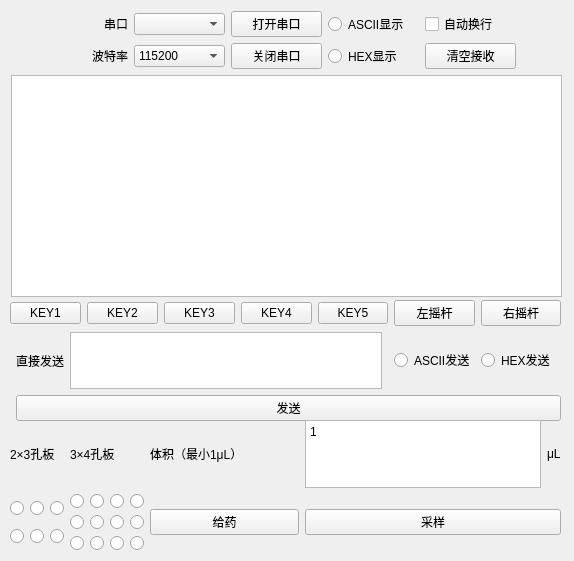
<?xml version="1.0" encoding="UTF-8"?>
<ui version="4.0">
 <class>Widget</class>
 <widget class="QWidget" name="Widget">
  <property name="geometry">
   <rect>
    <x>0</x>
    <y>0</y>
    <width>574</width>
    <height>561</height>
   </rect>
  </property>
  <property name="windowTitle">
   <string>Widget</string>
  </property>
  <widget class="QWidget" name="widget" native="true">
   <property name="geometry">
    <rect>
     <x>11</x>
     <y>11</y>
     <width>551</width>
     <height>286</height>
    </rect>
   </property>
   <layout class="QGridLayout" name="gridLayout_3">
    <item row="0" column="5">
     <widget class="QCheckBox" name="checkBox_displayNewline">
      <property name="text">
       <string>自动换行</string>
      </property>
     </widget>
    </item>
    <item row="1" column="2">
     <widget class="QComboBox" name="comBox_uartDps">
      <item>
       <property name="text">
        <string>115200</string>
       </property>
      </item>
      <item>
       <property name="text">
        <string>9600</string>
       </property>
      </item>
     </widget>
    </item>
    <item row="1" column="3">
     <widget class="QPushButton" name="pushButton_uartDisconnect">
      <property name="text">
       <string>关闭串口</string>
      </property>
     </widget>
    </item>
    <item row="0" column="2">
     <widget class="MyComboBox" name="comBox_uartPort"/>
    </item>
    <item row="0" column="1">
     <widget class="QLabel" name="label">
      <property name="text">
       <string>串口</string>
      </property>
      <property name="alignment">
       <set>Qt::AlignRight|Qt::AlignTrailing|Qt::AlignVCenter</set>
      </property>
     </widget>
    </item>
    <item row="1" column="0">
     <spacer name="horizontalSpacer_2">
      <property name="orientation">
       <enum>Qt::Horizontal</enum>
      </property>
      <property name="sizeType">
       <enum>QSizePolicy::Fixed</enum>
      </property>
      <property name="sizeHint" stdset="0">
       <size>
        <width>20</width>
        <height>20</height>
       </size>
      </property>
     </spacer>
    </item>
    <item row="1" column="1">
     <widget class="QLabel" name="label_2">
      <property name="text">
       <string>波特率</string>
      </property>
      <property name="alignment">
       <set>Qt::AlignRight|Qt::AlignTrailing|Qt::AlignVCenter</set>
      </property>
     </widget>
    </item>
    <item row="1" column="4">
     <widget class="QRadioButton" name="radioButton_displayHEX">
      <property name="text">
       <string>HEX显示</string>
      </property>
     </widget>
    </item>
    <item row="0" column="4">
     <widget class="QRadioButton" name="radioButton_displayASCII">
      <property name="text">
       <string>ASCII显示</string>
      </property>
     </widget>
    </item>
    <item row="0" column="0">
     <spacer name="horizontalSpacer">
      <property name="orientation">
       <enum>Qt::Horizontal</enum>
      </property>
      <property name="sizeType">
       <enum>QSizePolicy::Fixed</enum>
      </property>
      <property name="sizeHint" stdset="0">
       <size>
        <width>20</width>
        <height>20</height>
       </size>
      </property>
     </spacer>
    </item>
    <item row="1" column="5">
     <widget class="QPushButton" name="pushButton_clear_TBinput">
      <property name="text">
       <string>清空接收</string>
      </property>
     </widget>
    </item>
    <item row="0" column="3">
     <widget class="QPushButton" name="pushButton_uartConnect">
      <property name="text">
       <string>打开串口</string>
      </property>
     </widget>
    </item>
    <item row="0" column="6">
     <spacer name="horizontalSpacer_3">
      <property name="orientation">
       <enum>Qt::Horizontal</enum>
      </property>
      <property name="sizeType">
       <enum>QSizePolicy::Fixed</enum>
      </property>
      <property name="sizeHint" stdset="0">
       <size>
        <width>40</width>
        <height>20</height>
       </size>
      </property>
     </spacer>
    </item>
    <item row="1" column="6">
     <spacer name="horizontalSpacer_4">
      <property name="orientation">
       <enum>Qt::Horizontal</enum>
      </property>
      <property name="sizeType">
       <enum>QSizePolicy::Fixed</enum>
      </property>
      <property name="sizeHint" stdset="0">
       <size>
        <width>40</width>
        <height>20</height>
       </size>
      </property>
     </spacer>
    </item>
    <item row="2" column="0" colspan="7">
     <widget class="QTextBrowser" name="textBrowser_intput"/>
    </item>
   </layout>
  </widget>
  <widget class="QWidget" name="widget_2" native="true">
   <property name="geometry">
    <rect>
     <x>10</x>
     <y>300</y>
     <width>551</width>
     <height>121</height>
    </rect>
   </property>
   <property name="sizePolicy">
    <sizepolicy hsizetype="Expanding" vsizetype="Expanding">
     <horstretch>0</horstretch>
     <verstretch>0</verstretch>
    </sizepolicy>
   </property>
   <layout class="QGridLayout" name="gridLayout_5">
    <item row="0" column="4">
     <widget class="QPushButton" name="LEFT">
      <property name="enabled">
       <bool>true</bool>
      </property>
      <property name="text">
       <string>左摇杆</string>
      </property>
     </widget>
    </item>
    <item row="0" column="5">
     <widget class="QPushButton" name="RIGHT">
      <property name="text">
       <string>右摇杆</string>
      </property>
     </widget>
    </item>
    <item row="0" column="0" colspan="4">
     <layout class="QHBoxLayout" name="horizontalLayout">
      <item>
       <widget class="QPushButton" name="KEY1">
        <property name="text">
         <string>KEY1</string>
        </property>
       </widget>
      </item>
      <item>
       <widget class="QPushButton" name="KEY2">
        <property name="text">
         <string>KEY2</string>
        </property>
       </widget>
      </item>
      <item>
       <widget class="QPushButton" name="KEY3">
        <property name="text">
         <string>KEY3</string>
        </property>
       </widget>
      </item>
      <item>
       <widget class="QPushButton" name="KEY4">
        <property name="text">
         <string>KEY4</string>
        </property>
       </widget>
      </item>
      <item>
       <widget class="QPushButton" name="KEY5">
        <property name="text">
         <string>KEY5</string>
        </property>
       </widget>
      </item>
     </layout>
    </item>
    <item row="1" column="2">
     <widget class="QPlainTextEdit" name="textEdit_output">
      <property name="enabled">
       <bool>true</bool>
      </property>
      <property name="sizePolicy">
       <sizepolicy hsizetype="Expanding" vsizetype="Maximum">
        <horstretch>0</horstretch>
        <verstretch>5</verstretch>
       </sizepolicy>
      </property>
     </widget>
    </item>
    <item row="1" column="1">
     <widget class="QLabel" name="label_3">
      <property name="text">
       <string>直接发送</string>
      </property>
     </widget>
    </item>
    <item row="1" column="4">
     <widget class="QRadioButton" name="radioButton_sendoutASCII">
      <property name="text">
       <string>ASCII发送</string>
      </property>
     </widget>
    </item>
    <item row="1" column="5">
     <widget class="QRadioButton" name="radioButton_sendoutHEX">
      <property name="text">
       <string>HEX发送</string>
      </property>
     </widget>
    </item>
    <item row="3" column="1" colspan="5">
     <widget class="QPushButton" name="buttom_sendout">
      <property name="text">
       <string>发送</string>
      </property>
     </widget>
    </item>
   </layout>
  </widget>
  <widget class="QWidget" name="widget_3" native="true">
   <property name="geometry">
    <rect>
     <x>10</x>
     <y>420</y>
     <width>551</width>
     <height>131</height>
    </rect>
   </property>
   <layout class="QGridLayout" name="gridLayout_4">
    <item row="1" column="0" rowspan="2">
     <layout class="QGridLayout" name="gridLayout">
      <item row="0" column="0">
       <widget class="QRadioButton" name="radioButton_23_1">
        <property name="text">
         <string/>
        </property>
       </widget>
      </item>
      <item row="0" column="1">
       <widget class="QRadioButton" name="radioButton_23_2">
        <property name="text">
         <string/>
        </property>
       </widget>
      </item>
      <item row="0" column="2">
       <widget class="QRadioButton" name="radioButton_23_3">
        <property name="text">
         <string/>
        </property>
       </widget>
      </item>
      <item row="1" column="0">
       <widget class="QRadioButton" name="radioButton_23_4">
        <property name="text">
         <string/>
        </property>
       </widget>
      </item>
      <item row="1" column="1">
       <widget class="QRadioButton" name="radioButton_23_5">
        <property name="text">
         <string/>
        </property>
       </widget>
      </item>
      <item row="1" column="2">
       <widget class="QRadioButton" name="radioButton_23_6">
        <property name="text">
         <string/>
        </property>
       </widget>
      </item>
     </layout>
    </item>
    <item row="1" column="2" rowspan="2" colspan="2">
     <widget class="QPushButton" name="pushButton_inject">
      <property name="text">
       <string>给药</string>
      </property>
     </widget>
    </item>
    <item row="0" column="1">
     <widget class="QLabel" name="label_5">
      <property name="text">
       <string>3×4孔板</string>
      </property>
     </widget>
    </item>
    <item row="1" column="4" rowspan="2" colspan="2">
     <widget class="QPushButton" name="pushButton_absorb">
      <property name="text">
       <string>采样</string>
      </property>
     </widget>
    </item>
    <item row="0" column="3">
     <spacer name="horizontalSpacer_5">
      <property name="orientation">
       <enum>Qt::Horizontal</enum>
      </property>
      <property name="sizeType">
       <enum>QSizePolicy::Fixed</enum>
      </property>
      <property name="sizeHint" stdset="0">
       <size>
        <width>50</width>
        <height>20</height>
       </size>
      </property>
     </spacer>
    </item>
    <item row="0" column="4">
     <widget class="QPlainTextEdit" name="plainTextEdit_volume">
      <property name="plainText">
       <string>1</string>
      </property>
     </widget>
    </item>
    <item row="0" column="0">
     <widget class="QLabel" name="label_4">
      <property name="text">
       <string>2×3孔板</string>
      </property>
     </widget>
    </item>
    <item row="1" column="1" rowspan="2">
     <layout class="QGridLayout" name="gridLayout_2">
      <item row="1" column="3">
       <widget class="QRadioButton" name="radioButton_34_8">
        <property name="text">
         <string/>
        </property>
       </widget>
      </item>
      <item row="2" column="2">
       <widget class="QRadioButton" name="radioButton_34_11">
        <property name="text">
         <string/>
        </property>
       </widget>
      </item>
      <item row="0" column="2">
       <widget class="QRadioButton" name="radioButton_34_3">
        <property name="text">
         <string/>
        </property>
       </widget>
      </item>
      <item row="0" column="1">
       <widget class="QRadioButton" name="radioButton_34_2">
        <property name="text">
         <string/>
        </property>
       </widget>
      </item>
      <item row="2" column="1">
       <widget class="QRadioButton" name="radioButton_34_10">
        <property name="text">
         <string/>
        </property>
       </widget>
      </item>
      <item row="0" column="3">
       <widget class="QRadioButton" name="radioButton_34_4">
        <property name="text">
         <string/>
        </property>
       </widget>
      </item>
      <item row="1" column="1">
       <widget class="QRadioButton" name="radioButton_34_6">
        <property name="text">
         <string/>
        </property>
       </widget>
      </item>
      <item row="1" column="0">
       <widget class="QRadioButton" name="radioButton_34_5">
        <property name="text">
         <string/>
        </property>
       </widget>
      </item>
      <item row="0" column="0">
       <widget class="QRadioButton" name="radioButton_34_1">
        <property name="text">
         <string/>
        </property>
       </widget>
      </item>
      <item row="1" column="2">
       <widget class="QRadioButton" name="radioButton_34_7">
        <property name="text">
         <string/>
        </property>
       </widget>
      </item>
      <item row="2" column="0">
       <widget class="QRadioButton" name="radioButton_34_9">
        <property name="text">
         <string/>
        </property>
       </widget>
      </item>
      <item row="2" column="3">
       <widget class="QRadioButton" name="radioButton_34_12">
        <property name="text">
         <string/>
        </property>
       </widget>
      </item>
     </layout>
    </item>
    <item row="0" column="5">
     <widget class="QLabel" name="label_7">
      <property name="text">
       <string>μL</string>
      </property>
     </widget>
    </item>
    <item row="0" column="2">
     <widget class="QLabel" name="label_6">
      <property name="text">
       <string>体积（最小1μL）</string>
      </property>
     </widget>
    </item>
   </layout>
  </widget>
 </widget>
 <customwidgets>
  <customwidget>
   <class>MyComboBox</class>
   <extends>QComboBox</extends>
   <header>mycombobox.h</header>
  </customwidget>
 </customwidgets>
 <resources/>
 <connections/>
</ui>
